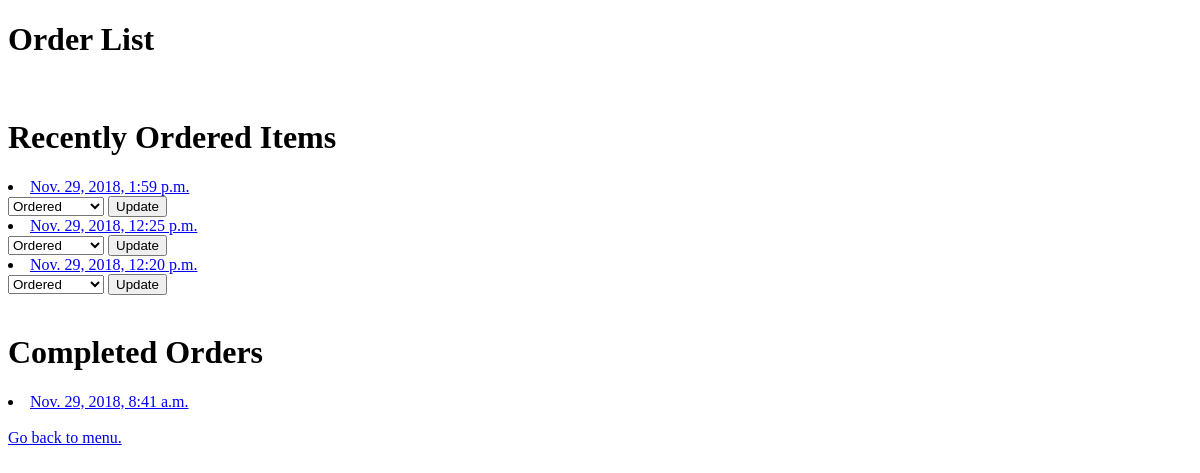
The page /manage/order (signed in) on the database as committed earlier.
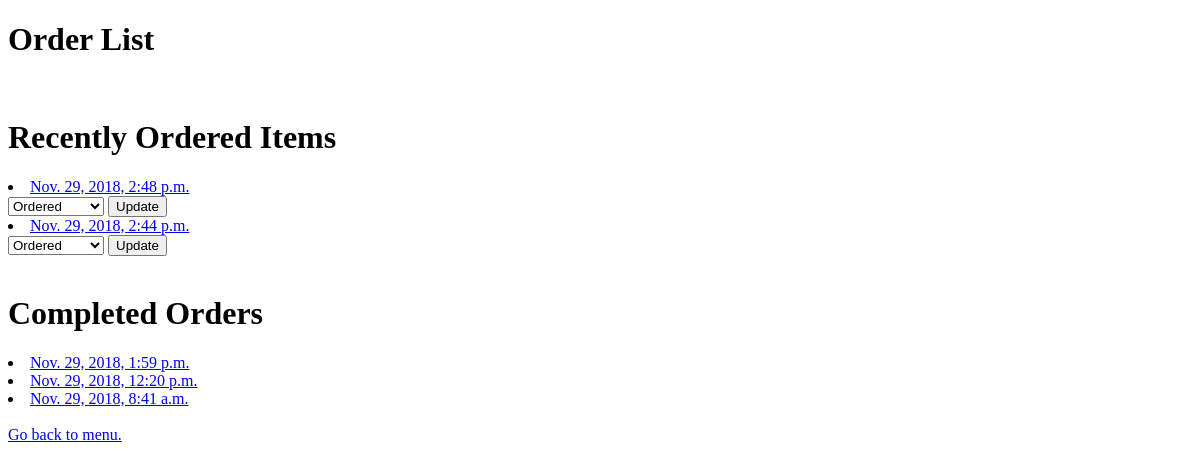
The same page on the database as committed later.
### orders/models.py (models this page shows, shortened)
class Order(models.Model):
    user = models.ForeignKey(User, on_delete=models.CASCADE, related_name='order')
    items = models.ManyToManyField(OrderItem, related_name='order')
    subtotal = models.IntegerField('Shipment Total', default=0)
    order_time = models.DateTimeField('Order placed', default=timezone.now)
    contact = models.CharField(max_length=100)
    billing_address = models.CharField(max_length=100)
    shipping_address = models.CharField(max_length=100)
    message = models.CharField(max_length=50, blank=True)
    ORDERED = 'Ordered'
    SHIPPING = 'On Shipping'
    DELIVERED = 'Delivered'
    STATUS_CHOCIES = (
        (ORDERED, 'Ordered'),
        (SHIPPING, 'On Shipping'),
        (DELIVERED, 'Delivered')
    )
    status = models.CharField(max_length=16, choices=STATUS_CHOCIES, default=ORDERED)
    recieved = models.BooleanField(default=False)

### orders/views.py (the view, shortened to what this page needs)
# urls.py: path('manage/order', views.manage_order, name='manage_order'),
@login_required(login_url='/login')
def manage_order(request):
    if not request.user.is_superuser:
        return HttpResponseForbidden()
    context = {
        "orders": Order.objects.all().order_by('-order_time')
    }
    return render(request, 'orders/manageOrder.html', context)

### orders/templates/orders/manageOrder.html (shortened to what this page needs)
{% extends 'base_orders.html' %}
{% block body %}
<h1>Order List</h1>
<br>
<h1>Recently Ordered Items</h1>
{% for order in orders %}
    {% if not order.recieved %}
        <li><a href="{% url 'manage_order_detail' order.id %}">{{ order.order_time }}</a></li>
        <form action="{% url 'manage_order' %}", method="POST">
            <select name="status">
                <option value="Ordered">Ordered</option>
            </select>
            <input type="submit" value="Update">
        </form>
    {% endif %}
{% endfor %}
<br>
<h1>Completed Orders</h1>
{% for order in orders %}
    {% if order.recieved %}
        <li><a href="{% url 'manage_order_detail' order.id %}">{{ order.order_time }}</a></li>
    {% endif %}
{% endfor %}
<br>
<a href="{% url 'index' %}">Go back to menu.</a>
{% endblock %}

### orders/templates/base_orders.html (shortened to what this page needs)
<!DOCTYPE html>
<html>
<head>
</head>
<body>
{% block body %}
{% endblock %}
</body>
</html>

Rows that differ between the two databases and show on the page:
removed Order: order_time "Nov. 29, 2018, 12:25 p.m.", shown under "Recently Ordered Items"
added Order: order_time "Nov. 29, 2018, 2:48 p.m.", shown under "Recently Ordered Items"
added Order: order_time "Nov. 29, 2018, 2:44 p.m.", shown under "Recently Ordered Items"
changed Order "Nov. 29, 2018, 1:59 p.m.": moves from the list under "Recently Ordered Items" to the list under "Completed Orders"
changed Order "Nov. 29, 2018, 12:20 p.m.": moves from the list under "Recently Ordered Items" to the list under "Completed Orders"
